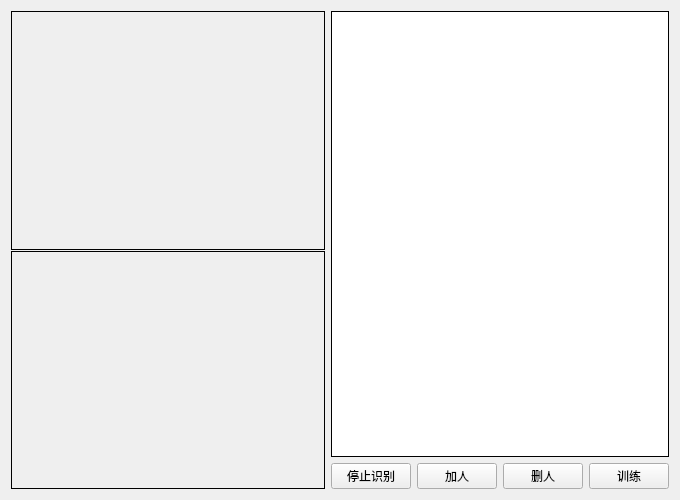
<?xml version="1.0" encoding="UTF-8"?>
<ui version="4.0">
 <class>CameraView</class>
 <widget class="QWidget" name="CameraView">
  <property name="geometry">
   <rect>
    <x>0</x>
    <y>0</y>
    <width>680</width>
    <height>500</height>
   </rect>
  </property>
  <property name="sizePolicy">
   <sizepolicy hsizetype="Expanding" vsizetype="Expanding">
    <horstretch>0</horstretch>
    <verstretch>0</verstretch>
   </sizepolicy>
  </property>
  <property name="windowTitle">
   <string>Form</string>
  </property>
  <layout class="QHBoxLayout" name="horizontalLayout">
   <item>
    <layout class="QVBoxLayout" name="verticalLayout">
     <property name="spacing">
      <number>1</number>
     </property>
     <item>
      <widget class="FrameLabel" name="detectFrame">
       <property name="enabled">
        <bool>true</bool>
       </property>
       <property name="sizePolicy">
        <sizepolicy hsizetype="Ignored" vsizetype="Ignored">
         <horstretch>0</horstretch>
         <verstretch>0</verstretch>
        </sizepolicy>
       </property>
       <property name="mouseTracking">
        <bool>true</bool>
       </property>
       <property name="autoFillBackground">
        <bool>false</bool>
       </property>
       <property name="styleSheet">
        <string notr="true">background-color:transparent</string>
       </property>
       <property name="frameShape">
        <enum>QFrame::Box</enum>
       </property>
       <property name="frameShadow">
        <enum>QFrame::Plain</enum>
       </property>
       <property name="lineWidth">
        <number>1</number>
       </property>
       <property name="midLineWidth">
        <number>1</number>
       </property>
       <property name="alignment">
        <set>Qt::AlignCenter</set>
       </property>
      </widget>
     </item>
     <item>
      <widget class="FrameLabel" name="recognitionFrame">
       <property name="enabled">
        <bool>true</bool>
       </property>
       <property name="sizePolicy">
        <sizepolicy hsizetype="Ignored" vsizetype="Ignored">
         <horstretch>0</horstretch>
         <verstretch>0</verstretch>
        </sizepolicy>
       </property>
       <property name="mouseTracking">
        <bool>true</bool>
       </property>
       <property name="autoFillBackground">
        <bool>false</bool>
       </property>
       <property name="styleSheet">
        <string notr="true">background-color:transparent</string>
       </property>
       <property name="frameShape">
        <enum>QFrame::Box</enum>
       </property>
       <property name="frameShadow">
        <enum>QFrame::Plain</enum>
       </property>
       <property name="lineWidth">
        <number>1</number>
       </property>
       <property name="alignment">
        <set>Qt::AlignCenter</set>
       </property>
      </widget>
     </item>
    </layout>
   </item>
   <item>
    <layout class="QVBoxLayout" name="verticalLayout_2">
     <item>
      <widget class="QListWidget" name="listWidget">
       <property name="sizePolicy">
        <sizepolicy hsizetype="Ignored" vsizetype="Expanding">
         <horstretch>0</horstretch>
         <verstretch>0</verstretch>
        </sizepolicy>
       </property>
       <property name="palette">
        <palette>
         <active/>
         <inactive/>
         <disabled/>
        </palette>
       </property>
       <property name="styleSheet">
        <string notr="true"/>
       </property>
       <property name="frameShape">
        <enum>QFrame::Box</enum>
       </property>
       <property name="frameShadow">
        <enum>QFrame::Plain</enum>
       </property>
       <property name="resizeMode">
        <enum>QListView::Adjust</enum>
       </property>
      </widget>
     </item>
     <item>
      <layout class="QHBoxLayout" name="horizontalLayout_2">
       <item>
        <widget class="QPushButton" name="stopRecognizeBtn">
         <property name="sizePolicy">
          <sizepolicy hsizetype="Minimum" vsizetype="Minimum">
           <horstretch>0</horstretch>
           <verstretch>0</verstretch>
          </sizepolicy>
         </property>
         <property name="text">
          <string>停止识别</string>
         </property>
         <property name="checkable">
          <bool>true</bool>
         </property>
        </widget>
       </item>
       <item>
        <widget class="QPushButton" name="addPersonBtn">
         <property name="sizePolicy">
          <sizepolicy hsizetype="Minimum" vsizetype="Minimum">
           <horstretch>0</horstretch>
           <verstretch>0</verstretch>
          </sizepolicy>
         </property>
         <property name="text">
          <string>加人</string>
         </property>
        </widget>
       </item>
       <item>
        <widget class="QPushButton" name="pushButton">
         <property name="text">
          <string>删人</string>
         </property>
        </widget>
       </item>
       <item>
        <widget class="QPushButton" name="trainBtn">
         <property name="sizePolicy">
          <sizepolicy hsizetype="Minimum" vsizetype="Minimum">
           <horstretch>0</horstretch>
           <verstretch>0</verstretch>
          </sizepolicy>
         </property>
         <property name="text">
          <string>训练</string>
         </property>
        </widget>
       </item>
      </layout>
     </item>
    </layout>
   </item>
  </layout>
 </widget>
 <customwidgets>
  <customwidget>
   <class>FrameLabel</class>
   <extends>QLabel</extends>
   <header>FrameLabel.h</header>
  </customwidget>
 </customwidgets>
 <resources/>
 <connections/>
</ui>
